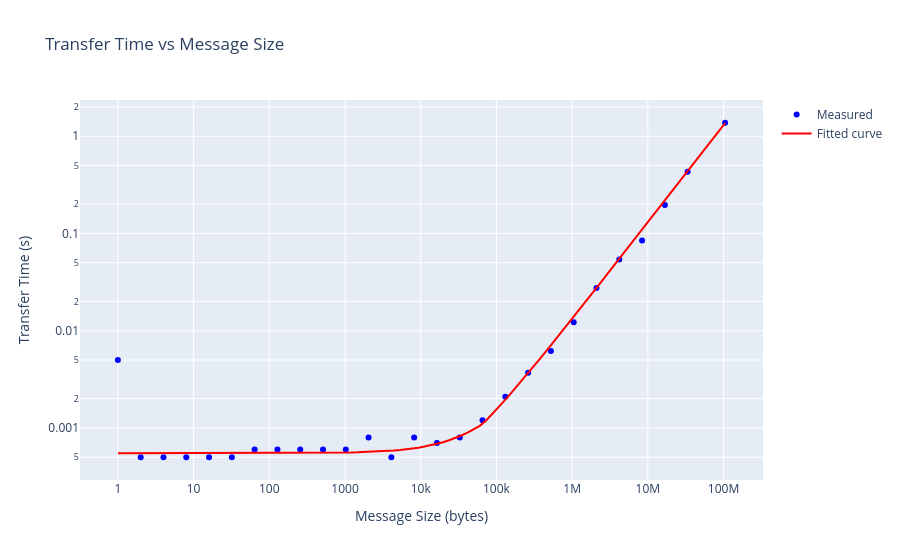

This figure's notebook cell:
### Code cell
def train_model(df: pd.DataFrame):
    df_time = df[df["Metric"]=="Transfer time (s)"].copy()
    # Extract transfer time rows
    x = df_time["SizeBytes"].values
    y = df_time["Mean"].values

    # inits: α ~ 0.8ms, slopes ~ 1/(120 MB/s), knee ~ 64KB
    beta_init = 1.0 / (120e6)
    p0 = [5.5e-4, beta_init, beta_init, 64*1024]
    bounds = ([0.0, 0.0, 0.0, 1.0],
            [0.1, 1e-6, 1e-6, 64*1024*1024])

    params, _ = curve_fit(model_broken, x, y, p0=p0, bounds=bounds, maxfev=20000)

    (alpha, beta1, beta2, S0) = params

    print(f"Latency (alpha): {alpha:.6f} s")
    print(f"Bandwidth (large) ~ {1/beta2/1e6:.2f} MB/s")

    print(f"params: {params}")

    return params

def plot_transfer_time_vs_size(df: pd.DataFrame):
    df_time = df[df["Metric"]=="Transfer time (s)"].copy()
    # Extract transfer time rows
    x = df_time["SizeBytes"].values
    y = df_time["Mean"].values

    params = train_model(df)

    # Create interactive plot
    fig = go.Figure()

    # Scatter plot for measured data
    fig.add_trace(go.Scatter(
        x=x,
        y=y,
        mode='markers',
        name='Measured',
        marker=dict(color='blue')
    ))

    # Line plot for fitted curve
    x_fit = np.logspace(np.log10(min(x)), np.log10(max(x)), 100)
    y_fit = model_broken(x_fit, *params)
    fig.add_trace(go.Scatter(
        x=x_fit,
        y=y_fit,
        mode='lines',
        name='Fitted curve',
        line=dict(color='red')
    ))

    # Update layout
    fig.update_layout(
        title="Transfer Time vs Message Size",
        xaxis=dict(
            title="Message Size (bytes)",
            type="log"
        ),
        yaxis=dict(
            title="Transfer Time (s)",
            type="log"
        ),
        hovermode="closest"
    )

    fig.show()

plot_transfer_time_vs_size(df)
